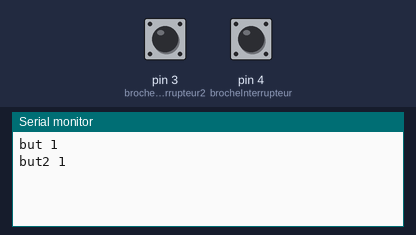
Simulated run of this sketch. Board: Arduino Uno, built with avr-gcc and run on an emulated ATmega328P. Shown: the last lines printed to the serial monitor. The inputs (shaded band) are chosen by the test bench; at power-on: pin 3 (brocheInterrupteur2) HIGH, pin 4 (brocheInterrupteur) HIGH.

Above: at 1.2 s.
1.3 s: pin 3 (brocheInterrupteur2) pulled LOW for 0.15 s
At 2.6 s:
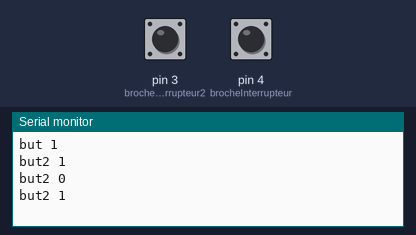
2.9 s: pin 4 (brocheInterrupteur) pulled LOW for 0.15 s
At 4.0 s:
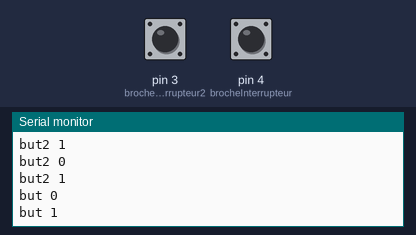
Timing chart, 0 to 5.9 s (numbered marks = the images above; inputs shaded):
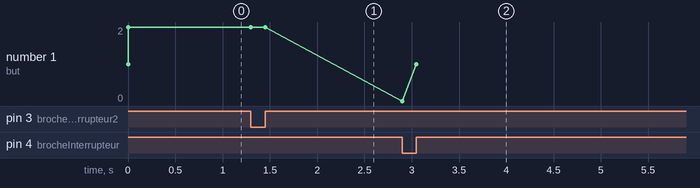

Measured:
- after the input at 1.3 s, the serial monitor: prints a new line at once (image 1)
- after the input at 2.9 s, the serial monitor: prints a new line at once (image 2)

The sketch:

sketch_dec02a.ino
```cpp
int valeurPrecedenteInterrupteur;
int brocheInterrupteur = 4;

int valeurPrecedenteInterrupteur2;
int brocheInterrupteur2 = 3;

void setup() {
  // put your setup code here, to run once:
  Serial.begin(38400);
  pinMode(brocheInterrupteur, INPUT_PULLUP);
  pinMode(brocheInterrupteur2, INPUT_PULLUP);
}

void loop() {
  // put your main code here, to run repeatedly:
  int nouvelleValeurInterrupteur = digitalRead(brocheInterrupteur);
  int nouvelleValeurInterrupteur2 = digitalRead(brocheInterrupteur2);


  if(valeurPrecedenteInterrupteur != nouvelleValeurInterrupteur) {
    Serial.print("but ");
    Serial.println(nouvelleValeurInterrupteur);
    valeurPrecedenteInterrupteur = nouvelleValeurInterrupteur;
  }
  if(valeurPrecedenteInterrupteur2 != nouvelleValeurInterrupteur2) {
    Serial.print("but2 ");
    Serial.println(nouvelleValeurInterrupteur2);
    valeurPrecedenteInterrupteur2 = nouvelleValeurInterrupteur2;
  }

}
```
